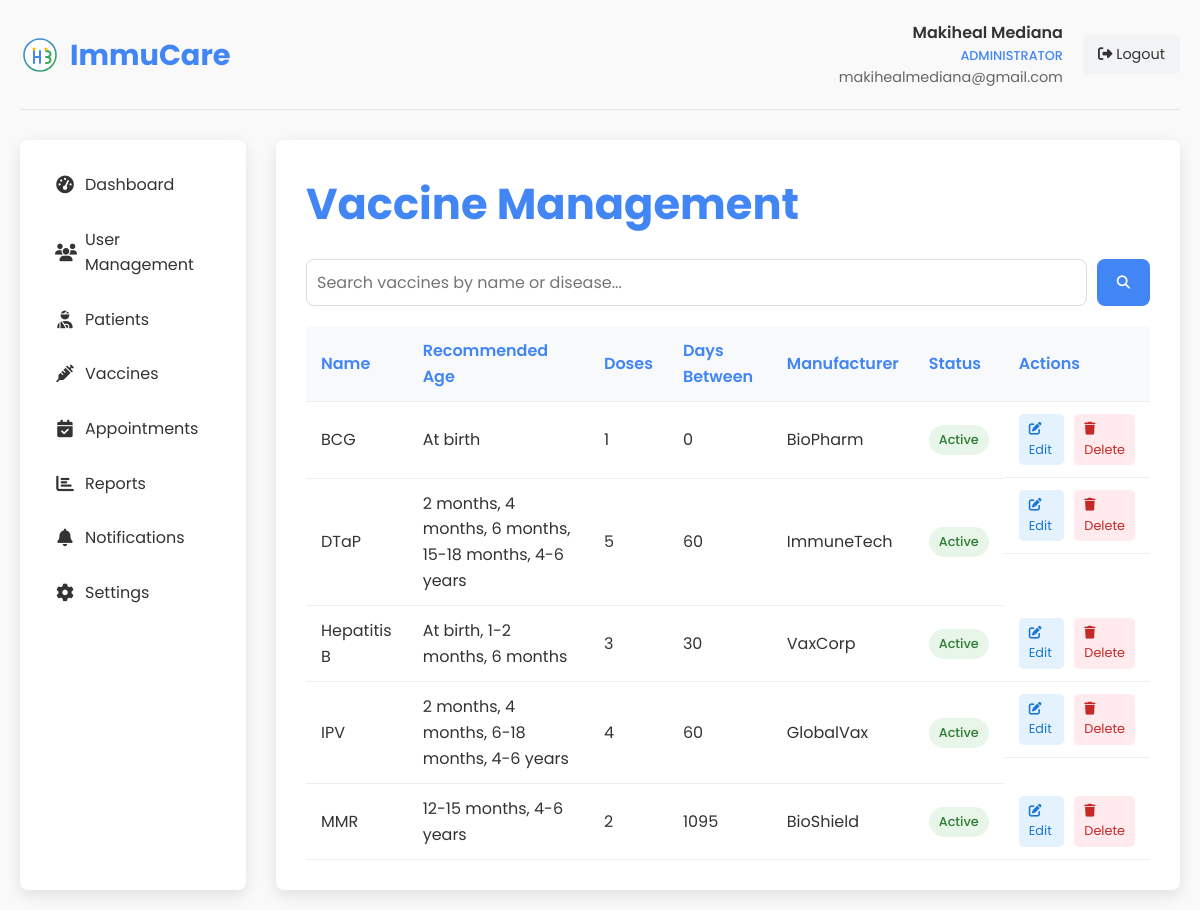
/admin_vaccines.php (signed in), run on the app's committed database.
### tables this page shows
CREATE TABLE `vaccines` (
  `id` int(11) NOT NULL,
  `name` varchar(100) NOT NULL,
  `manufacturer` varchar(100) DEFAULT NULL,
  `description` text DEFAULT NULL,
  `recommended_age` varchar(100) DEFAULT NULL,
  `doses_required` int(11) DEFAULT 1,
  `days_between_doses` int(11) DEFAULT NULL,
  `is_active` tinyint(1) DEFAULT 1,
  `created_at` datetime NOT NULL,
  `updated_at` timestamp NOT NULL DEFAULT current_timestamp() ON UPDATE current_timestamp()
);

### admin_vaccines.php (the view, shortened to what this page needs)
<?php
$admin_name = isset($_SESSION['user_name']) ? $_SESSION['user_name'] : 'Admin';
$admin_email = isset($_SESSION['user_email']) ? $_SESSION['user_email'] : '';
$conn = new mysqli(DB_HOST, DB_USER, DB_PASS, DB_NAME);
$action = isset($_GET['action']) ? $_GET['action'] : '';
$vaccines_query = "SELECT * FROM vaccines ORDER BY name";
$vaccines_result = $conn->query($vaccines_query);
$edit_vaccine = null;
?>
<!DOCTYPE html>
<html lang="en">
<head>
    <link rel="stylesheet" href="styles.css">
    <link rel="stylesheet" href="https://cdnjs.cloudflare.com/ajax/libs/font-awesome/6.4.0/css/all.min.css">
</head>
<body>
    <div class="dashboard-container">
        <div class="dashboard-header">
            <div class="dashboard-logo">
                <img src="images/logo.svg" alt="ImmuCare Logo">
                <h1>ImmuCare</h1>
            </div>
            <div class="user-menu">
                <div class="user-info">
                    <div class="user-name"><?php echo htmlspecialchars($admin_name); ?></div>
                    <div class="user-role">Administrator</div>
                    <div class="user-email"><?php echo htmlspecialchars($admin_email); ?></div>
                </div>
                <a href="admin_dashboard.php?logout=1" class="logout-btn">
                    <i class="fas fa-sign-out-alt"></i> Logout
                </a>
            </div>
        </div>
        <div class="dashboard-content">
            <div class="sidebar">
                <ul class="sidebar-menu">
                    <li><a href="admin_dashboard.php"><i class="fas fa-tachometer-alt"></i> Dashboard</a></li>
                    <li><a href="admin_users.php"><i class="fas fa-users"></i> User Management</a></li>
                    <li><a href="admin_patients.php"><i class="fas fa-user-injured"></i> Patients</a></li>
                    <li><a href="admin_vaccines.php" class="active"><i class="fas fa-syringe"></i> Vaccines</a></li>
                    <li><a href="admin_appointments.php"><i class="fas fa-calendar-check"></i> Appointments</a></li>
                    <li><a href="admin_reports.php"><i class="fas fa-chart-bar"></i> Reports</a></li>
                    <li><a href="admin_notifications.php"><i class="fas fa-bell"></i> Notifications</a></li>
                    <li><a href="admin_settings.php"><i class="fas fa-cog"></i> Settings</a></li>
                </ul>
            </div>
            <div class="main-content">
                <div class="page-title">
                    <h2><?php echo $action == 'edit' ? 'Edit Vaccine' : 'Vaccine Management'; ?></h2>
                </div>
                <?php if ($action == 'edit'): ?>
                    <div class="vaccine-form">
                        <form method="POST" action="?action=edit&id=<?php echo $edit_vaccine['id']; ?>">
                            <input type="hidden" name="vaccine_id" value="<?php echo $edit_vaccine['id']; ?>">
                            <div class="form-grid">
                                <div class="form-group">
                                    <label for="name">Vaccine Name</label>
                                    <input type="text" id="name" name="name" value="<?php echo $action == 'edit' ? htmlspecialchars($edit_vaccine['name']) : ''; ?>" required>
                                </div>
                                <div class="form-group">
                                    <label for="manufacturer">Manufacturer</label>
                                    <input type="text" id="manufacturer" name="manufacturer" value="<?php echo $action == 'edit' ? htmlspecialchars($edit_vaccine['manufacturer']) : ''; ?>" required>
                                </div>
                                <div class="form-group">
                                    <label for="recommended_age">Recommended Age</label>
                                    <input type="text" id="recommended_age" name="recommended_age" value="<?php echo $action == 'edit' ? htmlspecialchars($edit_vaccine['recommended_age']) : ''; ?>" required>
                                </div>
                                <div class="form-group">
                                    <label for="doses_required">Doses Required</label>
                                    <input type="number" id="doses_required" name="doses_required" value="<?php echo $action == 'edit' ? htmlspecialchars($edit_vaccine['doses_required']) : '1'; ?>" min="1" required>
                                </div>
                                <div class="form-group">
                                    <label for="days_between_doses">Days Between Doses</label>
                                    <input type="number" id="days_between_doses" name="days_between_doses" value="<?php echo $action == 'edit' ? htmlspecialchars($edit_vaccine['days_between_doses']) : '0'; ?>" min="0">
                                </div>
                                <div class="form-group-checkbox">
                                    <input type="checkbox" id="is_active" name="is_active" <?php echo ($action == 'edit' && isset($edit_vaccine['is_active']) && $edit_vaccine['is_active'] == 1) ? 'checked' : ''; ?>>
                                    <label for="is_active">Active</label>
                                </div>
                            </div>
                            <div class="form-group">
                                <label for="description">Description</label>
                                <textarea id="description" name="description"><?php echo $action == 'edit' ? htmlspecialchars($edit_vaccine['description']) : ''; ?></textarea>
                            </div>
                            <div class="form-buttons">
                                <button type="submit" name="edit_vaccine" class="btn-submit">
                                    <i class="fas fa-save"></i> Update Vaccine
                                </button>
                                <a href="admin_vaccines.php" class="btn-cancel">Cancel</a>
                            </div>
                        </form>
                    </div>
                <?php else: ?>
                    <div class="search-bar">
                        <input type="text" id="vaccine-search" placeholder="Search vaccines by name or disease...">
                        <button type="button"><i class="fas fa-search"></i></button>
                    </div>
                    <div class="vaccines-list">
                        <table class="vaccines-table">
                            <thead>
                                <tr>
                                    <th>Name</th>
                                    <th>Recommended Age</th>
                                    <th>Doses</th>
                                    <th>Days Between</th>
                                    <th>Manufacturer</th>
                                    <th>Status</th>
                                    <th>Actions</th>
                                </tr>
                            </thead>
                            <tbody>
                                <?php if ($vaccines_result->num_rows > 0): ?>
                                    <?php while ($vaccine = $vaccines_result->fetch_assoc()): ?>
                                        <tr>
                                            <td><?php echo htmlspecialchars($vaccine['name']); ?></td>
                                            <td><?php echo htmlspecialchars($vaccine['recommended_age']); ?></td>
                                            <td><?php echo htmlspecialchars($vaccine['doses_required']); ?></td>
                                            <td><?php echo isset($vaccine['days_between_doses']) ? htmlspecialchars($vaccine['days_between_doses']) : 'N/A'; ?></td>
                                            <td><?php echo htmlspecialchars($vaccine['manufacturer']); ?></td>
                                            <td>
                                                <span class="vaccine-status <?php echo isset($vaccine['is_active']) && $vaccine['is_active'] ? 'status-active' : 'status-inactive'; ?>">
                                                    <?php echo isset($vaccine['is_active']) && $vaccine['is_active'] ? 'Active' : 'Inactive'; ?>
                                                </span>
                                            </td>
                                            <td class="action-buttons">
                                                <a href="?action=edit&id=<?php echo $vaccine['id']; ?>" class="btn-edit"><i class="fas fa-edit"></i> Edit</a>
                                                <a href="?action=delete&id=<?php echo $vaccine['id']; ?>" class="btn-delete" onclick="return confirm('Are you sure you want to delete this vaccine?');"><i class="fas fa-trash"></i> Delete</a>
                                            </td>
                                        </tr>
                                    <?php endwhile; ?>
                                <?php else: ?>
                                    <tr>
                                        <td colspan="7" style="text-align: center;">No vaccines found.</td>
                                    </tr>
                                <?php endif; ?>
                            </tbody>
                        </table>
                    </div>
                <?php endif; ?>
            </div>
        </div>
    </div>
</body>
</html>

### styles.css (style rules this page uses)
:root { --primary-color: #4285f4; --secondary-color: #34a853; --accent-color: #fbbc05; --text-color: #333; --light-text: #666; --bg-light: #f9f9f9; --bg-white: #ffffff; --shadow: 0 5px 15px rgba(0, 0, 0, 0.1); --border-radius: 8px; --transition: all 0.3s ease; }
* { margin: 0; padding: 0; box-sizing: border-box; }
html { scroll-behavior: smooth; }
body { font-family: 'Poppins', sans-serif; line-height: 1.6; color: var(--text-color); background-color: var(--bg-light); }
a { text-decoration: none; color: inherit; }
ul { list-style: none; }
img { max-width: 100%; height: auto; }

### admin_vaccines.php (style rules this page uses)
.dashboard-container { max-width: 1400px; margin: 0 auto; padding: 20px; }
.dashboard-header { display: flex; justify-content: space-between; align-items: center; margin-bottom: 30px; padding-bottom: 20px; border-bottom: 1px solid #e1e4e8; }
.dashboard-logo { display: flex; align-items: center; }
.dashboard-logo img { height: 40px; margin-right: 10px; }
.dashboard-logo h1 { font-size: 1.8rem; color: var(--primary-color); margin: 0; }
.user-menu { display: flex; align-items: center; }
.user-info { margin-right: 20px; text-align: right; }
.user-name { font-weight: 600; color: var(--text-color); }
.user-role { font-size: 0.8rem; color: var(--primary-color); font-weight: 500; text-transform: uppercase; }
.user-email { font-size: 0.9rem; color: var(--light-text); }
.logout-btn { padding: 8px 15px; background-color: #f1f3f5; color: var(--text-color); border-radius: 5px; font-size: 0.9rem; transition: var(--transition); }
.dashboard-content { display: grid; grid-template-columns: 1fr 4fr; gap: 30px; }
.sidebar { background-color: var(--bg-white); border-radius: var(--border-radius); box-shadow: var(--shadow); padding: 20px; }
.sidebar-menu { list-style: none; padding: 0; margin: 0; }
.sidebar-menu li { margin-bottom: 5px; }
.sidebar-menu a { display: flex; align-items: center; padding: 12px 15px; border-radius: var(--border-radius); color: var(--text-color); transition: var(--transition); text-decoration: none; }
.sidebar-menu i { margin-right: 10px; font-size: 1.1rem; width: 20px; text-align: center; }
.main-content { background-color: var(--bg-white); border-radius: var(--border-radius); box-shadow: var(--shadow); padding: 30px; }
.page-title { font-size: 1.8rem; color: var(--primary-color); margin-bottom: 20px; display: flex; justify-content: space-between; align-items: center; }
.vaccines-table { width: 100%; border-collapse: collapse; }
.vaccines-table th, .vaccines-table td { padding: 12px 15px; text-align: left; border-bottom: 1px solid #eee; }
.vaccines-table th { font-weight: 600; color: var(--primary-color); background-color: #f8f9fa; }
.vaccine-status { display: inline-block; padding: 5px 10px; border-radius: 20px; font-size: 0.8rem; font-weight: 500; }
.status-active { background-color: #e8f5e9; color: #2e7d32; }
.action-buttons { display: flex; gap: 10px; }
.btn-edit, .btn-delete { padding: 5px 10px; border-radius: 5px; font-size: 0.8rem; text-decoration: none; transition: var(--transition); }
.btn-edit { background-color: #e3f2fd; color: #1976d2; }
.btn-delete { background-color: #ffebee; color: #c62828; }
.search-bar { margin-bottom: 20px; display: flex; gap: 10px; }
.search-bar input { flex: 1; padding: 10px; border: 1px solid #ddd; border-radius: var(--border-radius); font-family: inherit; font-size: 1rem; }
.search-bar button { background-color: var(--primary-color); color: white; border: none; padding: 0 20px; border-radius: var(--border-radius); cursor: pointer; transition: var(--transition); }

### data on the page
vaccines: name "BCG", recommended_age "At birth", doses_required "1", days_between_doses "0", manufacturer "BioPharm", is_active "Active"
vaccines: name "DTaP", recommended_age "2 months, 4 months, 6 months, 15-18 months, 4-6 years", doses_required "5", days_between_doses "60", manufacturer "ImmuneTech", is_active "Active"
vaccines: name "Hepatitis B", recommended_age "At birth, 1-2 months, 6 months", doses_required "3", days_between_doses "30", manufacturer "VaxCorp", is_active "Active"
vaccines: name "IPV", recommended_age "2 months, 4 months, 6-18 months, 4-6 years", doses_required "4", days_between_doses "60", manufacturer "GlobalVax", is_active "Active"
vaccines: name "MMR", recommended_age "12-15 months, 4-6 years", doses_required "2", days_between_doses "1095", manufacturer "BioShield", is_active "Active"

### other printed values
$admin_name "Makiheal Mediana"
$admin_email "makihealmediana@gmail.com"
